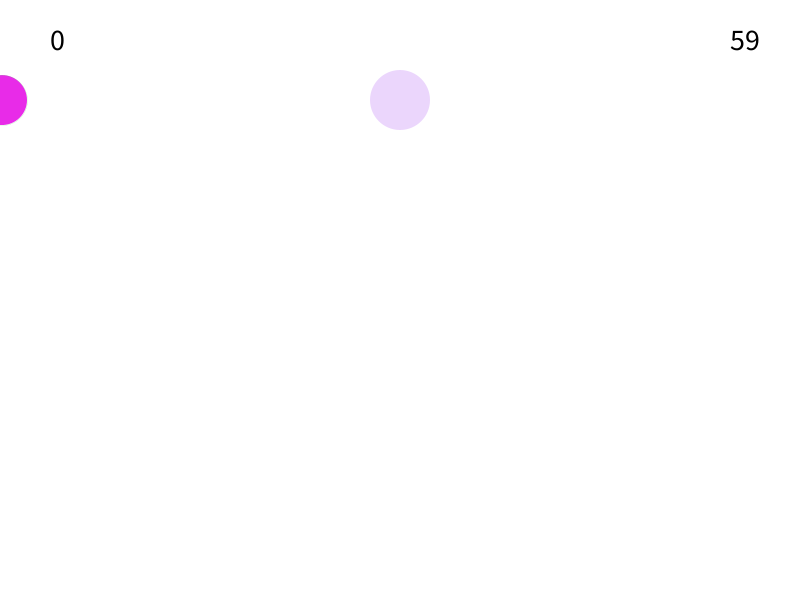
Frame 1 (no input)
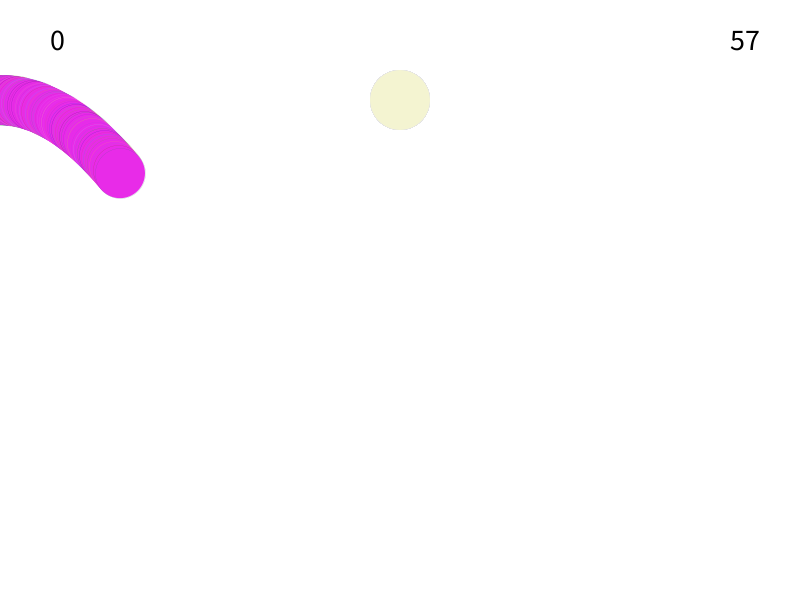
Frame 60 (the mouse pressed at the canvas centre just before this capture)
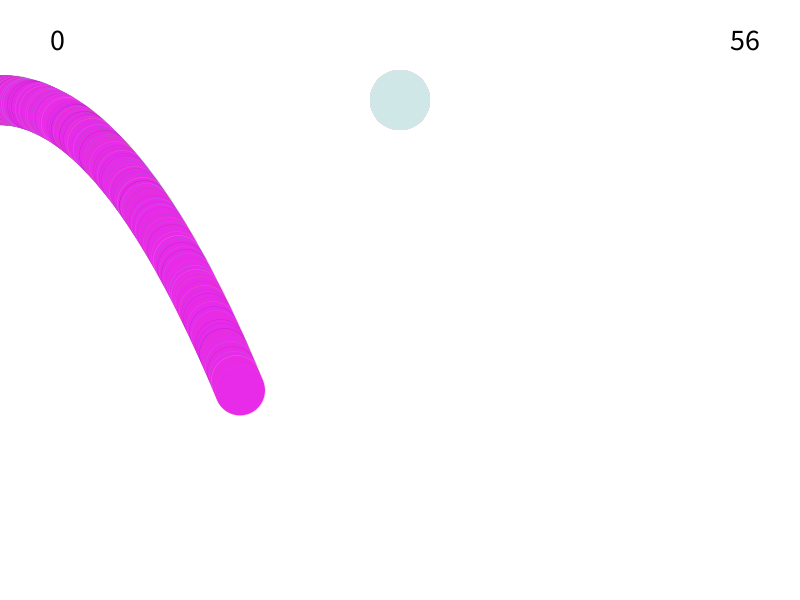
Frame 120 (the mouse held since frame 60 and released just before this capture)

The Processing sketch that drew these frames (run headless with seeded random() and noise(); from frame 60 on, the mouse is pressed at the canvas centre):

// Processing sketch: processing_55958
// ── processing_55958.pde

float vy, vx, x, y, frictiony, frictionx, gravity, ellipseX, ellipseY, r, g, b;
int mode, timer, score;
boolean levelcolor, changed;

void setup(){
  smooth();
  //noStroke();
  background(255);
  size(800,600);
  mode = 0;
  r = 40;
  g = 230;
  b = 120;
  vy = 0;
  vx = 2;
  x = 0;
  y = 100;
  levelcolor = false;
  frictiony = -.6;
  frictionx = 1;
  gravity = .04;
  ellipseX = 400;
  ellipseY = 100;
  changed = false;
  score = 0;
  
}

void draw(){
  fill(255);
  noStroke();
  ellipse(750,40,60,60);
  ellipse(60,50,70,70);
  fill(0);
  timer = (60000-millis())/1000;
  if(timer < 5){
    fill(255,0,0);
  }
  if(timer < 1){
    mode = 1;
  }
  if(mode ==1){
    fill(0);
    rect(0,0,width,height);
    fill(255);
    textSize(50);
    text("GAME OVER", 250,300);
    textSize(30);
    text(score, width/2, 350);
  }
  if(mode ==0){
  textSize(30);
  text(timer,730,50);
  text(score, 50, 50);
  fill(255,255,255,.9);
  rect(0, 0,width,height);
  noStroke();
  fill (random(200,255), random(200,255), random(200,255));
  ellipse(ellipseX,ellipseY,60,60);
  noFill();
  vy += gravity;
  vx *= frictionx;
  x += vx;
  y += vy;
  if(y > height){
    y = height;
    vy *= frictiony;
  }
  if(x > width){
    x = width;
    vx *= -1;
  }
   if(x < 1){
    x = 10;
    vx *= -1;
  }
  if(mode == 0){
  }else if (mode == 1){
  }  
  fill(232, 43, 232);
  stroke(random(0,255), random(0,255), random(0,255));
  strokeWeight(.1);
  if(dist(x,y,ellipseX,ellipseY) <25){
    levelcolor = true;   
          ellipseY = mouseY;
          ellipseX = mouseX;
            r = random(0,255);
            g = random(0, 255);
            b = random(0, 255);
            score++;
  }
  if(levelcolor && !changed){
    changed = true;
}
  if(levelcolor != false){
        fill(r, g, b);
  }

    ellipse(x,y,50,50);
}
}
void mouseReleased(){
  vy -= 3;

}
